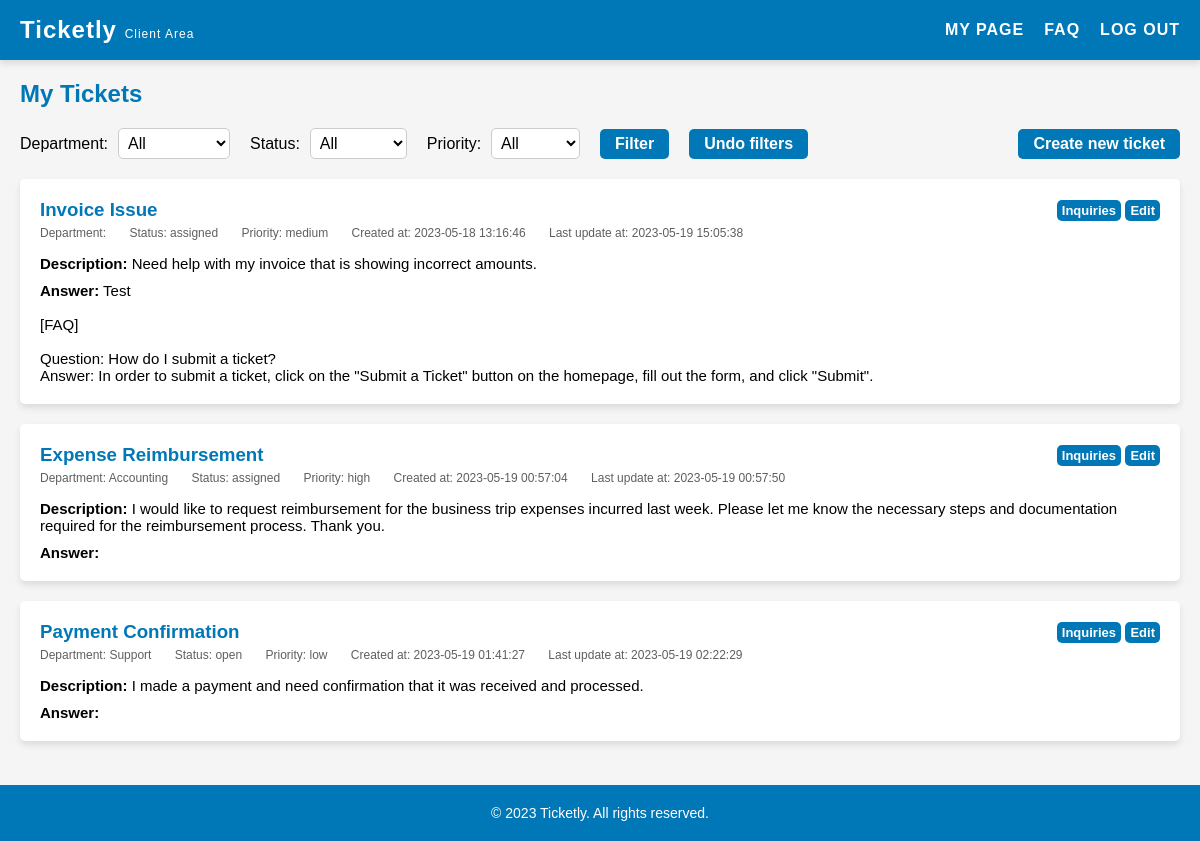
Page /pages/client.php (signed in) on the earlier database version.
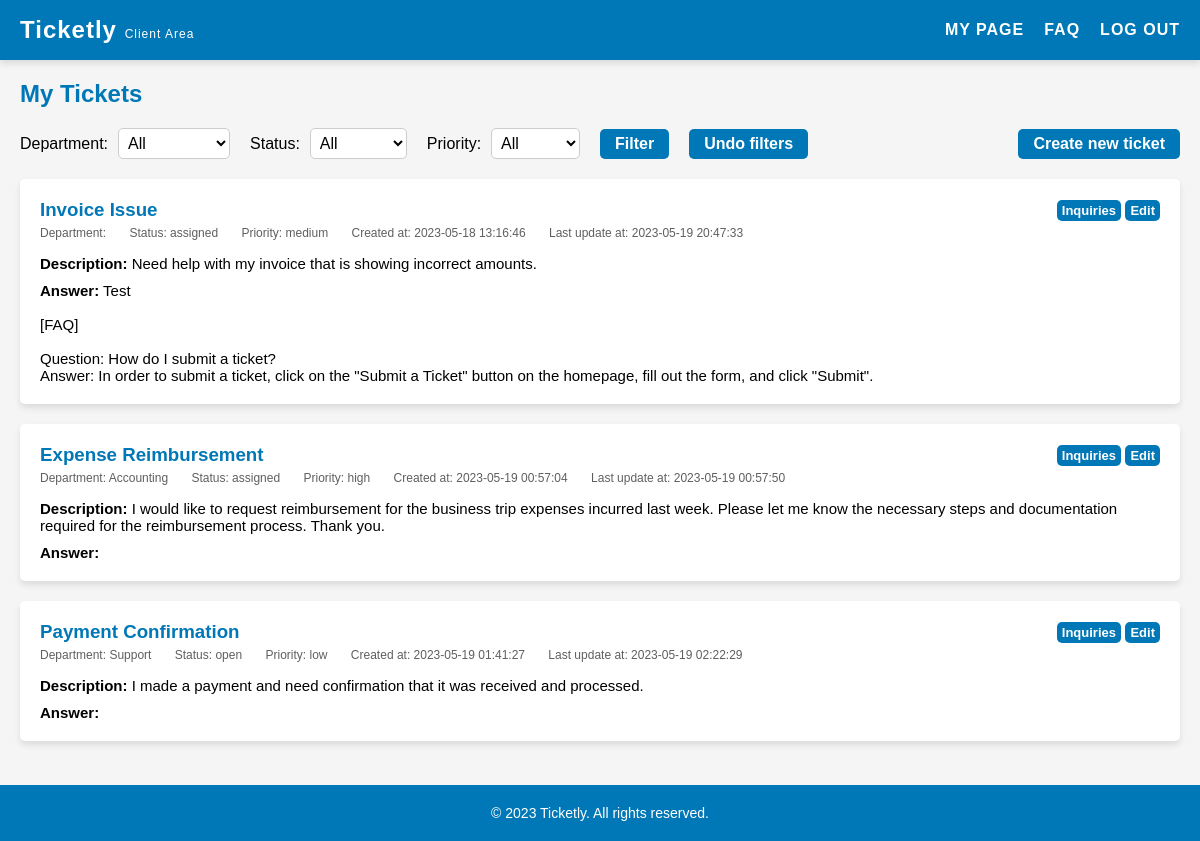
Same page on the later database version.
### tables this page shows
CREATE TABLE "tickets" (
    id INTEGER PRIMARY KEY AUTOINCREMENT,
    title VARCHAR(255) NOT NULL,
    description TEXT NOT NULL,
    answer TEXT,
    client_id INTEGER NOT NULL,
    agent_id INTEGER,
    priority VARCHAR(10) NOT NULL DEFAULT 'medium' CHECK (priority IN ('low', 'medium', 'high')),
    created_at DATETIME NOT NULL,
    updated_at DATETIME NOT NULL,
    department_id INTEGER,
    status_id INTEGER NOT NULL DEFAULT 1,
    FOREIGN KEY(status_id) REFERENCES status(id),
    FOREIGN KEY(client_id) REFERENCES users(id),
    FOREIGN KEY(agent_id) REFERENCES users(id),
    FOREIGN KEY(department_id) REFERENCES departments(id)
);

CREATE TABLE status (
    id INTEGER PRIMARY KEY AUTOINCREMENT,
    name VARCHAR(255) NOT NULL UNIQUE
);

### pages/client.php (called while the page is built, shortened)
<?php
    $session = new Session();
    require_once(__DIR__ . '/../templates/client.tpl.php');
    drawClient($session);
?>

### database/status.class.php (called while the page is built, shortened)
<?php
    function getStatusNameById(PDO $db, int $id): string {
        $stmt = $db->prepare('SELECT name FROM status WHERE id = :id');
        $stmt->bindValue(':id', $id, PDO::PARAM_INT);
        $stmt->execute();
        $row = $stmt->fetch(PDO::FETCH_ASSOC);
        if ($row) {
            return $row['name'];
        }
        return '';
    }
?>

### database/departments.class.php (called while the page is built, shortened)
<?php
    function getDepartmentsNameById(PDO $db, int $id): string {
        $stmt = $db->prepare('SELECT name FROM departments WHERE id = :id');
        $stmt->bindValue(':id', $id, PDO::PARAM_INT);
        $stmt->execute();
        $row = $stmt->fetch(PDO::FETCH_ASSOC);
        if ($row) {
            return $row['name'];
        }
        return '';
    }
?>

### templates/client.tpl.php (the view, shortened to what this page needs)
<?php function drawClient(Session $session){
    require_once __DIR__ . '/../database/tickets.class.php';
    require_once __DIR__ . '/../database/connection.db.php';
    require_once __DIR__ . '/../database/departments.class.php';
    require_once __DIR__ . '/../database/status.class.php';
    $clientId = $session->getId();
    $db = getDatabaseConnection();
    $stmt = $db->prepare('SELECT * FROM tickets WHERE client_id = ?');
    $stmt->execute([$clientId]);
    $tickets = $stmt->fetchAll(PDO::FETCH_ASSOC);
    ?>
    <!DOCTYPE html>
    <html>
    <head>
    <link rel="stylesheet" href="../style/client.css">
    <link rel="stylesheet" href="../style/header.css">
    </head>
    <body>
    <header>
        <h1>Ticketly <span class="smaller">Client Area</span></h1>
        <nav>
        <ul>
            <li><a href="myPage.php">My Page</a></li>
            <li><a href="faq.php">FAQ</a></li>
            <li><a href="../actions/action_logout.php">Log out</a></li>
        </ul>
        </nav>
    </header>
    <main>
        <section id="my-tickets">
        <h2>My Tickets</h2>
        <div class="filters">
            <label for="department-filter">Department:</label>
            <select id="department-filter">
                <option value="all">All</option>
            </select>
            <label for="status-filter">Status:</label>
            <select id="status-filter">
                <option value="all">All</option>
            </select>
            <label for="priority-filter">Priority:</label>
            <select id="priority-filter">
                <option value="all">All</option>
            </select>
            <button id="filter">Filter</button>
            <button id="undo-filter">Undo filters</button>
            <a href="newTicket.php" class="new-ticket-button">Create new ticket</a>
        </div>
        <?php foreach ($tickets as $ticket) { ?>
            <div class="ticket" data-department="<?= $ticket['department_id'] ?>" data-status="<?= $ticket['status_id'] ?>" data-priority="<?= $ticket['priority'] ?>">
                <div class="ticket-top">
                    <h3 class="ticket-subject"><?= $ticket['title'] ?></h3>
                    <div class="edit-buttons">
                        <a href="inquiries.php?id=<?= $ticket['id'] ?>" class="edit-button">Inquiries</a>
                        <a href="editTicket.php?id=<?= $ticket['id'] ?>" class="edit-button">Edit</a>
                    </div>
                </div>
                <div class="ticket-info">
                    <span class="ticket-department">Department: <?= getDepartmentsNameById($db, $ticket['department_id']) ?></span>
                    <span class="ticket-status">Status: <?= getStatusNameById($db, $ticket['status_id']) ?></span>
                    <span class="ticket-priority">Priority: <?= $ticket['priority'] ?></span>
                    <span class="ticket-createdAt">Created at: <?= $ticket['created_at'] ?></span>
                    <span class="ticket-updatedAt">Last update at: <?= $ticket['updated_at'] ?></span>
                </div>
                <div class="ticket-details">
                    <p class="ticket-summary"><strong>Description:</strong> <?= nl2br(htmlspecialchars($ticket['description'])) ?></p>
                    <p class="ticket-answer"><strong>Answer:</strong> <?= nl2br(htmlspecialchars($ticket['answer'])) ?></p>
                </div>
            </div>
        <?php } ?>
        </section>
    </main>
    <?php include '../templates/footer.tpl.php';?>
    </body>
    </html>
<?php } ?>

Differences in the rows shown:
changed tickets "Invoice Issue": updated_at "2023-05-19 15:05:38" → "2023-05-19 20:47:33"
